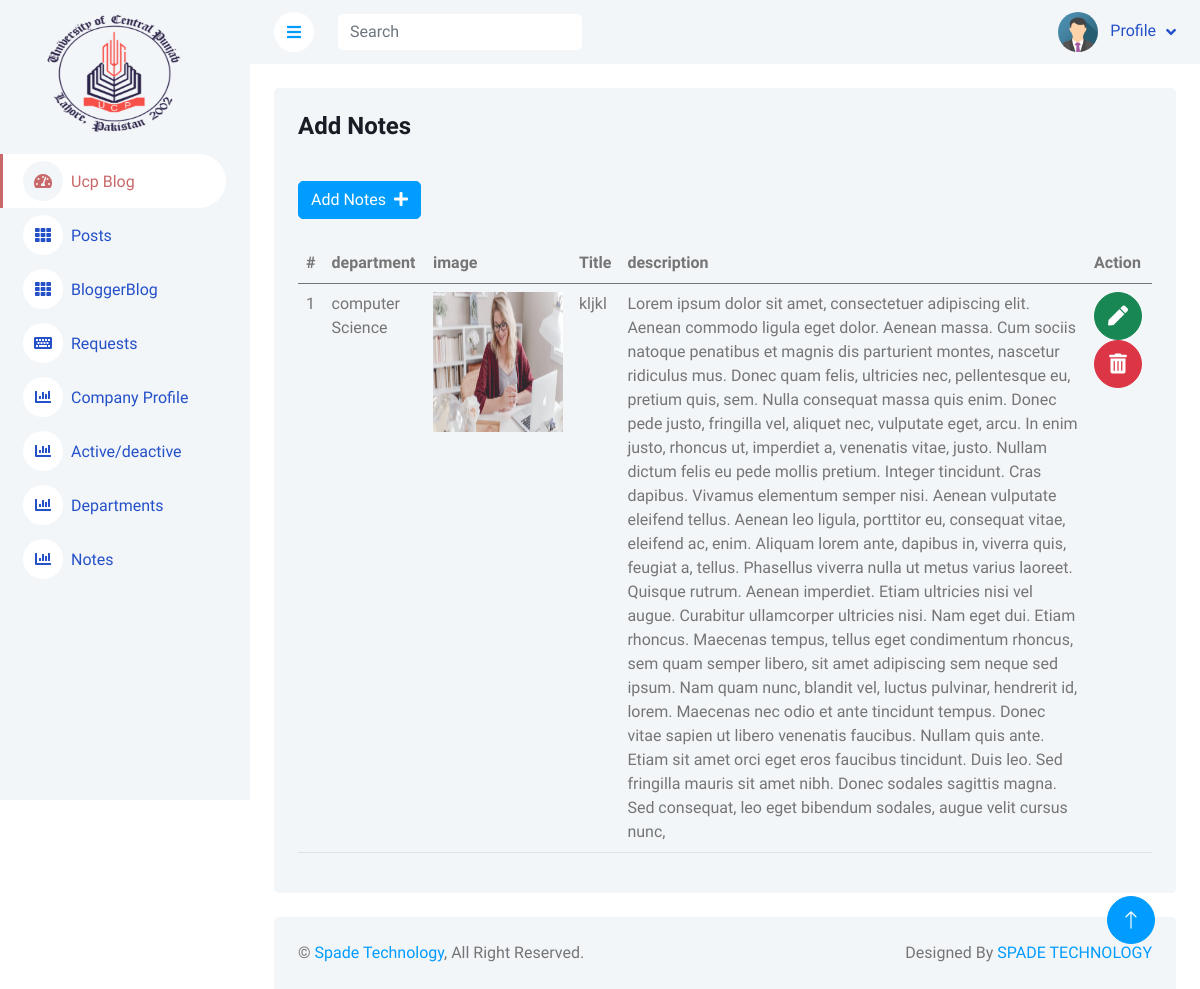
/admin/notes.php (signed in), run on the app's committed database.
### tables this page shows
CREATE TABLE `companyprofile` (
  `id` int(11) NOT NULL,
  `name` varchar(100) NOT NULL,
  `logo` varchar(255) NOT NULL,
  `phone` varchar(100) NOT NULL,
  `email` varchar(140) NOT NULL,
  `address` varchar(200) NOT NULL,
  `facebook` text NOT NULL,
  `instagram` text NOT NULL,
  `whatsapp` text NOT NULL,
  `linkedin` varchar(200) NOT NULL
);

CREATE TABLE `notes` (
  `id` int(11) NOT NULL,
  `department` varchar(40) NOT NULL,
  `image` varchar(255) NOT NULL,
  `title` varchar(40) NOT NULL,
  `desc` text NOT NULL,
  `time` timestamp NOT NULL DEFAULT current_timestamp() ON UPDATE current_timestamp()
);

### admin/notes.php (the view, shortened to what this page needs)
<?php
include('header.php');
?>
<div class="container-fluid pt-4 px-4">
    <div class="row g-4">
        <div class="col-12">
            <div class="bg-light rounded h-100 p-4">
                <h4 class="mb-3">Add Notes</h4>
                <button type="button" class="btn btn-primary my-4" data-bs-toggle="modal" data-bs-target="#addModal">Add Notes<i class="fa fa-plus ms-2"></i></button>
                <div class="table-responsive">
                    <table class="table">
                        <thead>
                            <tr>
                                <th scope="col">#</th>
                                <th scope="col">department</th>
                                <th scope="col">image</th>
                                <th scope="col">Title</th>
                                <th scope="col">description</th>
                                <th scope="col">Action</th>
                            </tr>
                        </thead>
                        <tbody>
                        <?php
                        $id = 1;
                            $query = $con->query('select * from notes');
                            while ($row = $query->fetch_assoc()) {
                             $image = $row['image'];
                            ?>
                            <tr>
                                <td scope="row"><?php echo $id++ ?></th>
                                <td scope="row" style="display: none;"><?php echo $row['id'] ?></th>
                                <td><?php echo $row['department']; ?></td>
                                <?php
                                if($image){
                                    ?>
                                    <td><img src="img/notes/<?php echo $image; ?>" alt="" width="130px" height="140px"></td>
                                    <?php
                                }else{
                                    ?>
                                    <td><img src="" alt="avatar" width="130px" height="140px"  ></td>
<?php
                                }
                                ?>
                                <td><?php echo $row['title']; ?></td>
                                <td><?php echo $row['desc']; ?></td>
                                <td>
                                    <button type="button" class="btn btn-lg btn-lg-square btn-success editbtn" data-bs-toggle="modal" data-bs-target="#editModal">
                                        <i class="fas fa-pen"></i>
                                    </button>
                                    <button type="button" class="btn btn-lg btn-lg-square btn-danger delbtn" data-bs-toggle="modal" data-bs-target="#deleteModal">
                                        <i class="fas fa-trash-alt"></i>
                                    </button>
                                </td>
                            </tr>
<?php
                            }
?>
                        </tbody>
                    </table>
                </div>
            </div>
        </div>
    </div>
</div>
<?PHP
include('FOOTER.PHP');
?>

### admin/header.php (shortened to what this page needs)
<?php
include('db.php');
    ?>
<!DOCTYPE html>
<html lang="en">
<head>
    <link href="https://cdnjs.cloudflare.com/ajax/libs/font-awesome/5.10.0/css/all.min.css" rel="stylesheet">
    <link href="https://cdn.jsdelivr.net/npm/bootstrap-icons@1.4.1/font/bootstrap-icons.css" rel="stylesheet">
    <link href="lib/owlcarousel/assets/owl.carousel.min.css" rel="stylesheet">
    <link href="lib/tempusdominus/css/tempusdominus-bootstrap-4.min.css" rel="stylesheet" />
    <link href="css/bootstrap.min.css" rel="stylesheet">
    <link href="css/style.css" rel="stylesheet">
</head>
<body>
    <div class="container-xxl position-relative bg-white d-flex p-0">
        <div class="sidebar pe-4 pb-3">
            <nav class="navbar bg-light navbar-light">
                <a href="index.html" class="navbar-brand mx-4 mb-3">
                    <?php
                        $query = $con->query('select * from companyprofile');
while ($row = $query->fetch_assoc()) {
 ?>
                        <img src="./img/logo/<?php echo $row['logo']?>"  alt="" srcset="" height="120px" width="140px" style="margin-left:20px;">
                    <?php
                    }
                    ?>
                </a>
                <div class="navbar-nav w-100">
                    <a href="../index.php" class="nav-item nav-link active"><i class="fa fa-tachometer-alt me-2"></i>Ucp Blog</a>
                    <a href="Posts.php" class="nav-item nav-link"><i class="fa fa-th me-2"></i>Posts</a>
                    <a href="bloggerBlog.php" class="nav-item nav-link"><i class="fa fa-th me-2"></i>BloggerBlog</a>
                    <a href="Requests.php" class="nav-item nav-link"><i class="fa fa-keyboard me-2"></i>Requests</a>
                    <a href="companyprofile.php" class="nav-item nav-link"><i class="fa fa-chart-bar me-2"></i>Company Profile</a>
                    <a href="Active-deactive.php" class="nav-item nav-link"><i class="fa fa-chart-bar me-2"></i>Active/deactive</a>
                    <a href="department.php" class="nav-item nav-link"><i class="fa fa-chart-bar me-2"></i>Departments</a>
                    <a href="notes.php" class="nav-item nav-link"><i class="fa fa-chart-bar me-2"></i>Notes</a>
                </div>
            </nav>
        </div>
        <div class="content">
            <nav class="navbar navbar-expand bg-light navbar-light sticky-top px-4 py-0">
                <a href="#" class="sidebar-toggler flex-shrink-0">
                    <i class="fa fa-bars"></i>
                </a>
                <form class="d-none d-md-flex ms-4">
                    <input class="form-control border-0" type="search" placeholder="Search">
                </form>
                <div class="navbar-nav align-items-center ms-auto">
                    <div class="nav-item dropdown">
                        <a href="#" class="nav-link dropdown-toggle" data-bs-toggle="dropdown">
                            <img class="rounded-circle me-lg-2" src="img/img_avatar.png" alt=""
                                style="width: 40px; height: 40px;">
                            <span class="d-none d-lg-inline-flex">Profile</span>
                        </a>
                    </div>
                </div>
            </nav>

### admin/css/style.css (style rules this page uses)
:root { --primary: #c96868; --light: #F3F6F9; --dark: #2450c8; }
.btn { transition: .5s; }
.btn.btn-primary { color: #FFFFFF; }
.btn-lg-square { width: 48px; height: 48px; }
.btn-square, .btn-sm-square, .btn-lg-square { padding: 0; display: inline-flex; align-items: center; justify-content: center; font-weight: normal; border-radius: 50px; }
.sidebar { position: fixed; top: 0; left: 0; bottom: 0; width: 250px; height: 100vh; overflow-y: auto; background: var(--light); transition: 0.5s; z-index: 999; }
.content { margin-left: 250px; min-height: 100vh; background: #FFFFFF; transition: 0.5s; }
@media (min-width: 992px) { .sidebar { margin-left: 0; } }
@media (min-width: 992px) { .content { width: calc(100% - 250px); } }
.sidebar .navbar .navbar-nav .nav-link { padding: 7px 20px; color: var(--dark); font-weight: 500; border-left: 3px solid var(--light); border-radius: 0 30px 30px 0; outline: none; }
.sidebar .navbar .navbar-nav .nav-link:hover, .sidebar .navbar .navbar-nav .nav-link.active { color: var(--primary); background: #FFFFFF; border-color: var(--primary); }
.sidebar .navbar .navbar-nav .nav-link i { width: 40px; height: 40px; display: inline-flex; align-items: center; justify-content: center; background: #FFFFFF; border-radius: 40px; }
.sidebar .navbar .navbar-nav .nav-link:hover i, .sidebar .navbar .navbar-nav .nav-link.active i { background: var(--light); }
.content .navbar .navbar-nav .nav-link { margin-left: 25px; padding: 12px 0; color: var(--dark); outline: none; }
.content .navbar .sidebar-toggler, .content .navbar .navbar-nav .nav-link i { width: 40px; height: 40px; display: inline-flex; align-items: center; justify-content: center; background: #ffffff; border-radius: 40px; }
.content .navbar .dropdown-toggle::after { margin-left: 6px; vertical-align: middle; border: none; content: "\f107"; font-family: "Font Awesome 5 Free"; font-weight: 900; transition: .5s; }

### data on the page
companyprofile: logo (picture)
notes: department "computer Science", image (picture), title "kljkl", desc "Lorem ipsum dolor sit amet, consectetuer adipiscing elit. Aenean commodo ligula eget dolor. Aenean massa. Cum sociis natoque penatibus et magnis dis parturient montes, nascetur ridiculus mus. Donec quam felis, ultricies nec, pellentesque eu, pretium quis, sem. Nulla consequat massa quis enim. Donec pede justo, fringilla vel, aliquet nec, vulputate eget, arcu. In enim justo, rhoncus ut, imperdiet a, venenatis vitae, justo. Nullam dictum felis eu pede mollis pretium. Integer tincidunt. Cras dapibus. Vivamus elementum semper nisi. Aenean vulputate eleifend tellus. Aenean leo ligula, porttitor eu, consequat vitae, eleifend ac, enim. Aliquam lorem ante, dapibus in, viverra quis, feugiat a,…"
